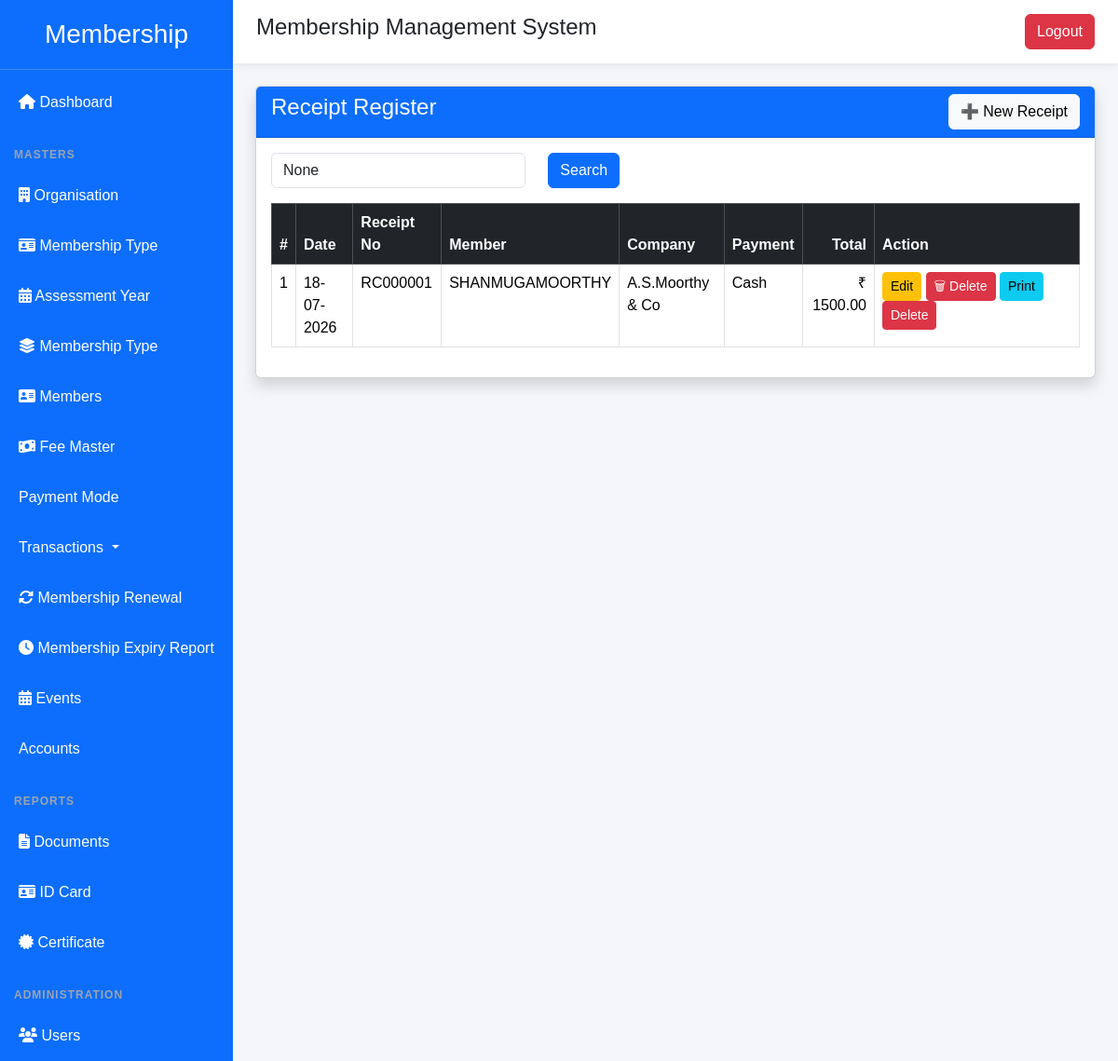
The app's page /receipts/ (signed in), older data.
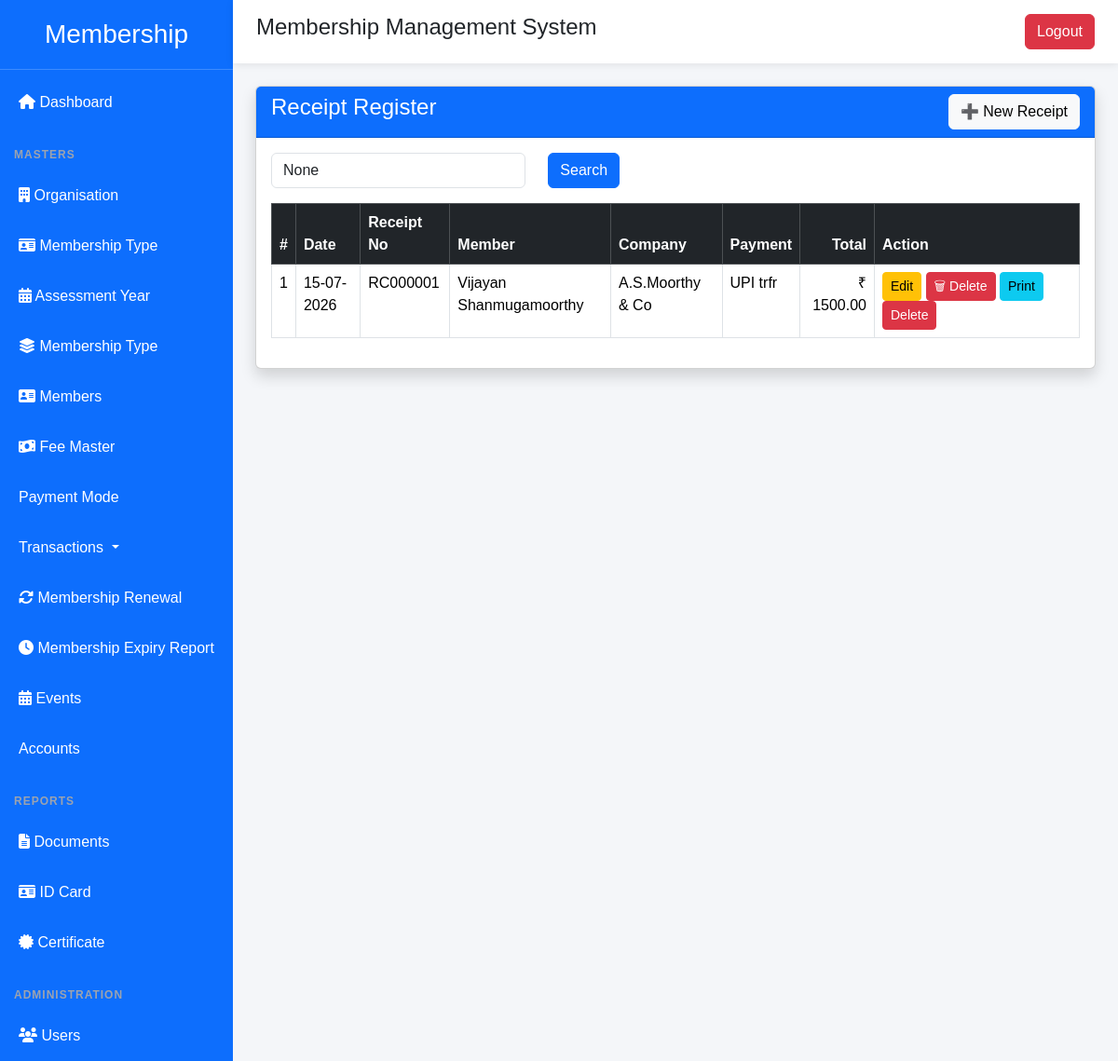
The same page, newer data.
### membership/models.py (models this page shows, shortened)
class Receipt(models.Model):
    receipt_no = models.PositiveIntegerField()
    receipt_date = models.DateField()
    receipt_type = models.CharField(
        max_length=50,
        choices=[
            ("MEMBERSHIP", "Membership Fee"),
            ("ADMISSION", "Admission Fee"),
            ("RENEWAL", "Renewal Fee"),
            ("OTHER", "Other Income"),
        ],
        default="MEMBERSHIP"
    )
    organisation = models.ForeignKey(
        Organisation,
        on_delete=models.CASCADE
    )
    assessment_year = models.ForeignKey(
        AssessmentYear,
        on_delete=models.CASCADE
    )
    member = models.ForeignKey(
        Member,
        on_delete=models.CASCADE
    )
    payment_mode = models.ForeignKey(
        PaymentMode,
        on_delete=models.PROTECT
    )
    reference_no = models.CharField(
        max_length=100,
        blank=True,
        null=True
    )
    remarks = models.TextField(
        blank=True,
        null=True
    )
    total_amount = models.DecimalField(
        max_digits=12,
        decimal_places=2,
        default=0
    )
    created_at = models.DateTimeField(
        auto_now_add=True
    )
    class Meta:
        ordering = ["-receipt_date", "-receipt_no"]

class Member(models.Model):
    STATUS_CHOICES = (
        ("ACTIVE", "Active"),
        ("INACTIVE", "Inactive"),
        ("SUSPENDED", "Suspended"),
    )
    member_no = models.PositiveIntegerField(unique=True)
    membership_no = models.CharField(max_length=50, unique=True)
    joining_date = models.DateField()
    membership_valid_upto = models.DateField()
    organisation = models.ForeignKey(
        Organisation,
        on_delete=models.CASCADE,
    )
    assessment_year = models.ForeignKey(
    AssessmentYear,
    on_delete=models.CASCADE,
    null=True,
    blank=True,
)
    membership_type = models.ForeignKey(
    MembershipType,
    on_delete=models.PROTECT
)
    status = models.CharField(
        max_length=20,
        choices=STATUS_CHOICES,
        default="ACTIVE"
    )
    owner_name = models.CharField(max_length=200)
    company_name = models.CharField(max_length=200)
    brand_name = models.CharField(max_length=200, blank=True)
    photo = models.ImageField(upload_to="members/photos/", blank=True)
    company_logo = models.ImageField(upload_to="members/logo/", blank=True)
    mobile = models.CharField(max_length=15)
    whatsapp = models.CharField(max_length=15, blank=True)
    email = models.EmailField(blank=True)
    website = models.URLField(blank=True)
    ledger = models.ForeignKey(
        "Ledger",
        on_delete=models.SET_NULL,
        null=True,
        blank=True,
        related_name="member",
    )
    address = models.TextField()
    district = models.CharField(max_length=100)
    state = models.CharField(max_length=100)
    pincode = models.CharField(max_length=10)
    latitude = models.DecimalField(
        max_digits=10,
        decimal_places=7,
        null=True,
        blank=True
    )
    longitude = models.DecimalField(
        max_digits=10,
        decimal_places=7,
        null=True,
        blank=True
    )
    qr_code = models.ImageField(
        upload_to="members/qrcode/",
        blank=True,
        null=True,
    )
    gst_no = models.CharField(max_length=30, blank=True)
    fssai_no = models.CharField(max_length=30, blank=True)
    udyam_no = models.CharField(max_length=30, blank=True)
    factory_license_no = models.CharField(max_length=30, blank=True)
    do_license_no = models.CharField(max_length=30, blank=True)
    trade_license_no = models.CharField(max_length=30, blank=True)
    fire_noc_no = models.CharField(max_length=30, blank=True)
    pollution_no = models.CharField(max_length=30, blank=True)
    remarks = models.TextField(blank=True)
    created_at = models.DateTimeField(auto_now_add=True)
    updated_at = models.DateTimeField(auto_now=True)

class PaymentMode(models.Model):
    organisation = models.ForeignKey(
        Organisation,
        on_delete=models.CASCADE
    )
    name = models.CharField(max_length=50)
    ledger = models.ForeignKey(
        "Ledger",
        on_delete=models.PROTECT,
        null=True,
        blank=True,
        related_name="payment_modes"
    )
    description = models.TextField(
        blank=True,
        null=True
    )
    is_active = models.BooleanField(default=True)
    created_at = models.DateTimeField(auto_now_add=True)
    class Meta:
        ordering = ["name"]
        unique_together = ("organisation", "name", "ledger",
            "description",
            "is_active",)

### membership/views.py (the view, shortened to what this page needs)
@login_required(login_url="login")
def receipt_list(request):
    receipts = (
        Receipt.objects.select_related(
            "member",
            "payment_mode",
            "organisation",
        )
        .order_by("-receipt_date", "-receipt_no")
    )
    search = request.GET.get("search")
    return render(
        request,
        "membership/receipt/list.html",
        {
            "receipts": receipts,
            "search": search,
        },
    )

### membership/templates/membership/receipt/list.html (shortened to what this page needs)
{% extends "membership/base.html" %}
{% block content %}
<div class="container-fluid">
<div class="card shadow">
<div class="card-header bg-primary text-white">
<div class="row">
<div class="col-md-6">
<h4 class="mb-0">
Receipt Register
</h4>
</div>
<div class="col-md-6 text-end">
<a href="{% url 'receipt_create' %}"
class="btn btn-light">
➕ New Receipt
</a>
</div>
</div>
</div>
<div class="card-body">
<form method="get">
<div class="row mb-3">
<div class="col-md-4">
<input
type="text"
name="search"
value="{{ search }}"
placeholder="Search Receipt / Member / Company"
class="form-control">
</div>
<div class="col-md-2">
<button class="btn btn-primary">
Search
</button>
</div>
</div>
</form>
<div class="table-responsive">
<table class="table table-bordered table-hover">
<thead class="table-dark">
<tr>
<th>#</th>
<th>Date</th>
<th>Receipt No</th>
<th>Member</th>
<th>Company</th>
<th>Payment</th>
<th class="text-end">Total</th>
<th width="220">Action</th>
</tr>
</thead>
<tbody>
{% for r in receipts %}
<tr>
<td>{{ forloop.counter }}</td>
<td>{{ r.receipt_date|date:"d-m-Y" }}</td>
<td>
RC{{ r.receipt_no|stringformat:"06d" }}
</td>
<td>
{{ r.member.owner_name }}
</td>
<td>
{{ r.member.company_name }}
</td>
<td>
{{ r.payment_mode.name }}
</td>
<td class="text-end">
₹ {{ r.total_amount }}
</td>
<td>
<a
href="{% url 'receipt_edit' r.id %}"
class="btn btn-warning btn-sm">
Edit
</a>
<a href="{% url 'receipt_delete' r.id %}"
   class="btn btn-danger btn-sm">
🗑 Delete
</a>
<a
href="{% url 'receipt_print' r.id %}"
class="btn btn-info btn-sm">
Print
</a>
<a
href="{% url 'receipt_delete' r.id %}"
class="btn btn-danger btn-sm">
Delete
</a>
</td>
</tr>
{% empty %}
<tr>
<td colspan="8" class="text-center">
No Receipts Found
</td>
</tr>
{% endfor %}
</tbody>
</table>
</div>
</div>
</div>
</div>
{% endblock %}

Row changes from the older to the newer data that the page shows:
removed Receipt: receipt_date "18-07-2026", receipt_no "000001", member.owner_name "SHANMUGAMOORTHY", member.company_name "A.S.Moorthy & Co", payment_mode.name "Cash", total_amount "1500.00"
added Receipt: receipt_date "15-07-2026", receipt_no "000001", member.owner_name "Vijayan Shanmugamoorthy", member.company_name "A.S.Moorthy & Co", payment_mode.name "UPI trfr", total_amount "1500.00"
